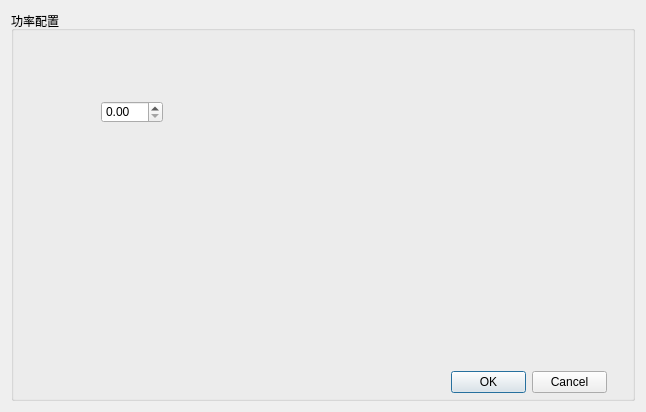
<?xml version="1.0" encoding="UTF-8"?>
<ui version="4.0">
 <class>subwidget</class>
 <widget class="QWidget" name="subwidget">
  <property name="geometry">
   <rect>
    <x>0</x>
    <y>0</y>
    <width>646</width>
    <height>412</height>
   </rect>
  </property>
  <property name="windowTitle">
   <string>Form</string>
  </property>
  <layout class="QHBoxLayout" name="horizontalLayout">
   <item>
    <widget class="QGroupBox" name="groupBox">
     <property name="title">
      <string>功率配置</string>
     </property>
     <widget class="QDoubleSpinBox" name="doubleSpinBox">
      <property name="geometry">
       <rect>
        <x>90</x>
        <y>90</y>
        <width>62</width>
        <height>22</height>
       </rect>
      </property>
     </widget>
     <widget class="QDialogButtonBox" name="buttonBox">
      <property name="geometry">
       <rect>
        <x>440</x>
        <y>360</y>
        <width>156</width>
        <height>23</height>
       </rect>
      </property>
      <property name="standardButtons">
       <set>QDialogButtonBox::Cancel|QDialogButtonBox::Ok</set>
      </property>
     </widget>
    </widget>
   </item>
  </layout>
 </widget>
 <resources/>
 <connections/>
</ui>
